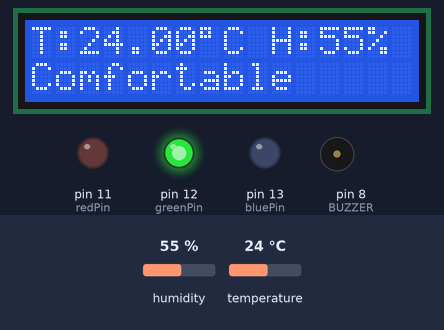
A sketch run on a simulated Arduino Uno, built with avr-gcc and run on an emulated ATmega328P. Shown: 16×2 character LCD, output pins drawn as LEDs (lit = HIGH), buzzer (waves = sounding). The inputs (shaded band) are chosen by the test bench; at power-on: temperature 24 °C, humidity 55 %.

Above: at 6.3 s.
6.4 s: temperature set to 29.7 °C
At 8.3 s:
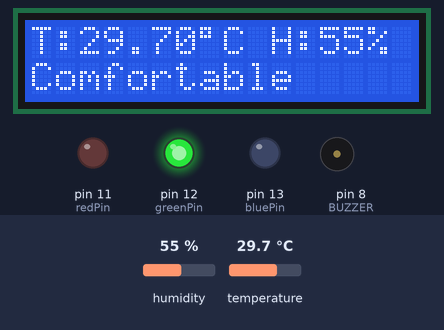
9.1 s: temperature set to 30.9 °C
At 10.4 s:
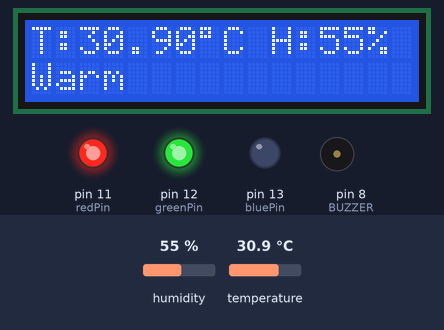
15.0 s: temperature set to 12 °C
At 17.1 s:
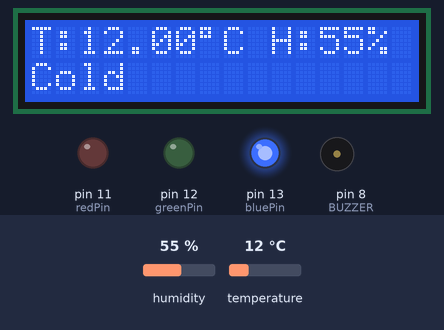
17.7 s: temperature set to 19 °C
At 18.4 s:
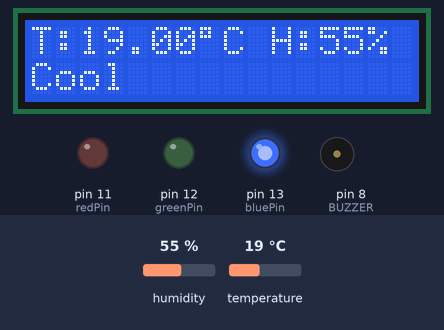
20.4 s: temperature set to 21.7 °C
At 22.3 s:
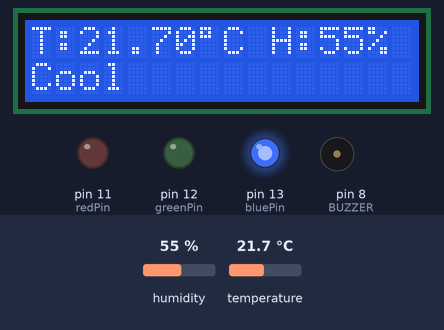
23.3 s: temperature set to 22.4 °C
At 25.1 s:
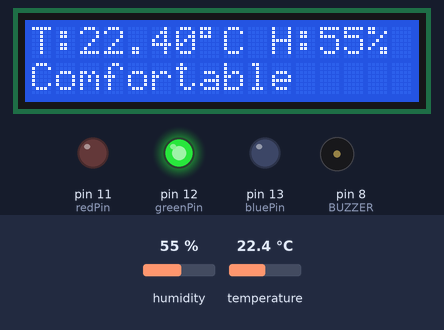
Timing chart, 0 to 26.6 s (numbered marks = the images above; inputs shaded):
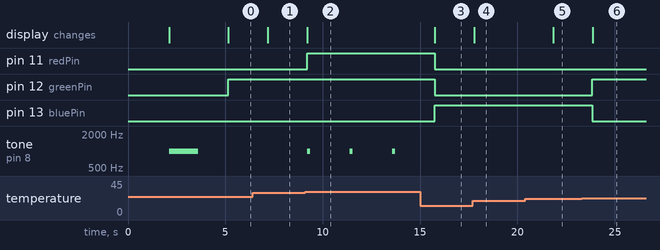

The sketch:

SWEM.ino
```cpp
#include <Wire.h>
#include <LiquidCrystal_I2C.h>
#include <DHT.h>

// DHT22 sensor configuration
#define DHTPIN 2
#define DHTTYPE DHT22

// Initialize LCD and DHT sensor
LiquidCrystal_I2C lcd(0x27, 16, 2);
DHT dht(DHTPIN, DHTTYPE);

// Output pin definitions
#define redPin 11
#define greenPin 12
#define bluePin 13
#define BUZZER 8

void setup() {

  // Configure LED and buzzer pins as outputs
  pinMode(redPin, OUTPUT);
  pinMode(greenPin, OUTPUT);
  pinMode(bluePin, OUTPUT);
  pinMode(BUZZER, OUTPUT);

  // Turn everything OFF during startup
  digitalWrite(redPin, LOW);
  digitalWrite(greenPin, LOW);
  digitalWrite(bluePin, LOW);
  digitalWrite(BUZZER, LOW);

  // Initialize LCD
  lcd.init();
  lcd.backlight();

  // Initialize DHT22 sensor
  dht.begin();

  // Boot screen
  lcd.clear();
  lcd.setCursor(0, 0);
  lcd.print("SWEP");
  lcd.setCursor(0, 1);
  lcd.print("Booting..");
  delay(2000);

  // Startup message
  lcd.clear();
  lcd.setCursor(0, 0);
  lcd.print("INITIALIZING..");
  lcd.setCursor(0, 1);
  lcd.print("Please Wait!!");

  // Startup beep
  tone(BUZZER, 1000);
  delay(1500);
  noTone(BUZZER);

  delay(1500);
  lcd.clear();
}

void loop() {

  // Read temperature and humidity from DHT22
  float temp = dht.readTemperature();
  int hum = dht.readHumidity();

  // Display error if sensor reading fails
  if (isnan(temp) || isnan(hum)) {

    lcd.clear();
    lcd.setCursor(0, 0);
    lcd.print("Sensor Error");

    delay(2000);
    return;
  }

  // Display current temperature
  lcd.clear();
  lcd.setCursor(0, 0);
  lcd.print("T:");
  lcd.print(temp);
  lcd.print(char(223));     // Degree symbol
  lcd.print("C");

  // Display current humidity
  lcd.setCursor(10, 0);
  lcd.print("H:");
  lcd.print(hum);
  lcd.print("%");

  // ----- Temperature Status -----

  // Cold condition
  if (temp < 18) {

    digitalWrite(redPin, LOW);
    digitalWrite(greenPin, LOW);
    digitalWrite(bluePin, HIGH);

    lcd.setCursor(0, 1);
    lcd.print("Cold");
  }

  // Cool condition
  else if (temp >= 18 && temp <= 22) {

    digitalWrite(redPin, LOW);
    digitalWrite(greenPin, LOW);
    digitalWrite(bluePin, HIGH);

    lcd.setCursor(0, 1);
    lcd.print("Cool");
  }

  // Comfortable temperature
  else if (temp >= 22 && temp <= 30) {

    digitalWrite(redPin, LOW);
    digitalWrite(greenPin, HIGH);
    digitalWrite(bluePin, LOW);

    lcd.setCursor(0, 1);
    lcd.print("Comfortable");
  }

  // Warm condition
  else if (temp >= 30 && temp <= 35) {

    digitalWrite(redPin, HIGH);
    digitalWrite(greenPin, HIGH);
    digitalWrite(bluePin, LOW);

    lcd.setCursor(0, 1);
    lcd.print("Warm");

    // Short warning beep
    tone(BUZZER, 1000);
    delay(150);
    noTone(BUZZER);
  }

  // High temperature warning
  else if (temp >= 35 && temp <= 40) {

    digitalWrite(redPin, HIGH);
    digitalWrite(greenPin, HIGH);
    digitalWrite(bluePin, LOW);

    lcd.setCursor(0, 1);
    lcd.print("High Temp");

    // Warning beep
    tone(BUZZER, 1000);
    delay(150);
    noTone(BUZZER);
  }

  // Critical temperature
  else if (temp >= 40 && temp <= 49) {

    digitalWrite(redPin, HIGH);
    digitalWrite(greenPin, HIGH);
    digitalWrite(bluePin, LOW);

    lcd.setCursor(0, 1);
    lcd.print("Critical");

    // Double beep alert
    tone(BUZZER, 1000);
    delay(250);

    tone(BUZZER, 2000);
    delay(150);

    noTone(BUZZER);
  }

  // Refresh sensor data every 2 seconds
  delay(2000);
}
```

Measured:
- the behaviour switches between 30 and 30.1 °C on temperature (found by bisection; images 1 and 2)
- the behaviour switches between 22 and 22.1 °C on temperature (found by bisection; images 5 and 6)
- after the input at 6.4 s, the display: changes after 0.78 s (image 1)
- after the input at 9.1 s, pin 11 (redPin): LOW → HIGH after 0.11 s; tone on pin 8 (BUZZER): alternates 1000 Hz for 0.15 s and silent for 2.0 s, starting after 0.11 s; the display: changes after 0.11 s (image 2)
- after the input at 15.0 s, pin 11 (redPin), pin 12 (greenPin): HIGH → LOW after 0.74 s; pin 13 (bluePin): LOW → HIGH after 0.74 s; tone on pin 8 (BUZZER): stays silent (without the input it goes to 1000 Hz after 0.74 s); the display: changes after 0.74 s (image 3)
- after the input at 17.7 s, the display: changes after 0.07 s (image 4)
- after the input at 20.4 s, the display: changes after 1.4 s (image 5)
- after the input at 23.3 s, pin 12 (greenPin): LOW → HIGH after 0.55 s; pin 13 (bluePin): HIGH → LOW after 0.55 s; the display: changes after 0.56 s (image 6)
